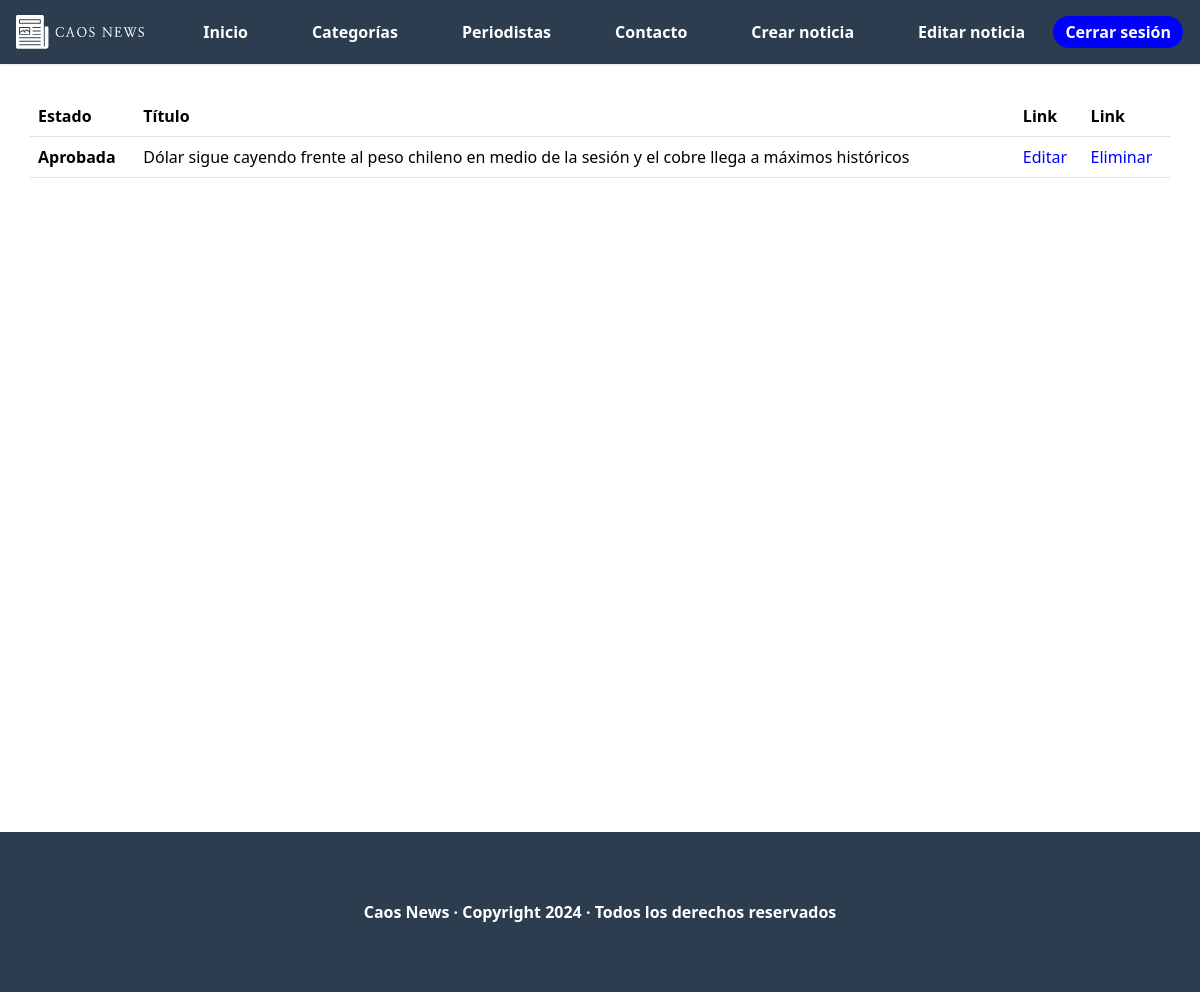
Before: /lista_noticias_publicadas (signed in) with the older database file.
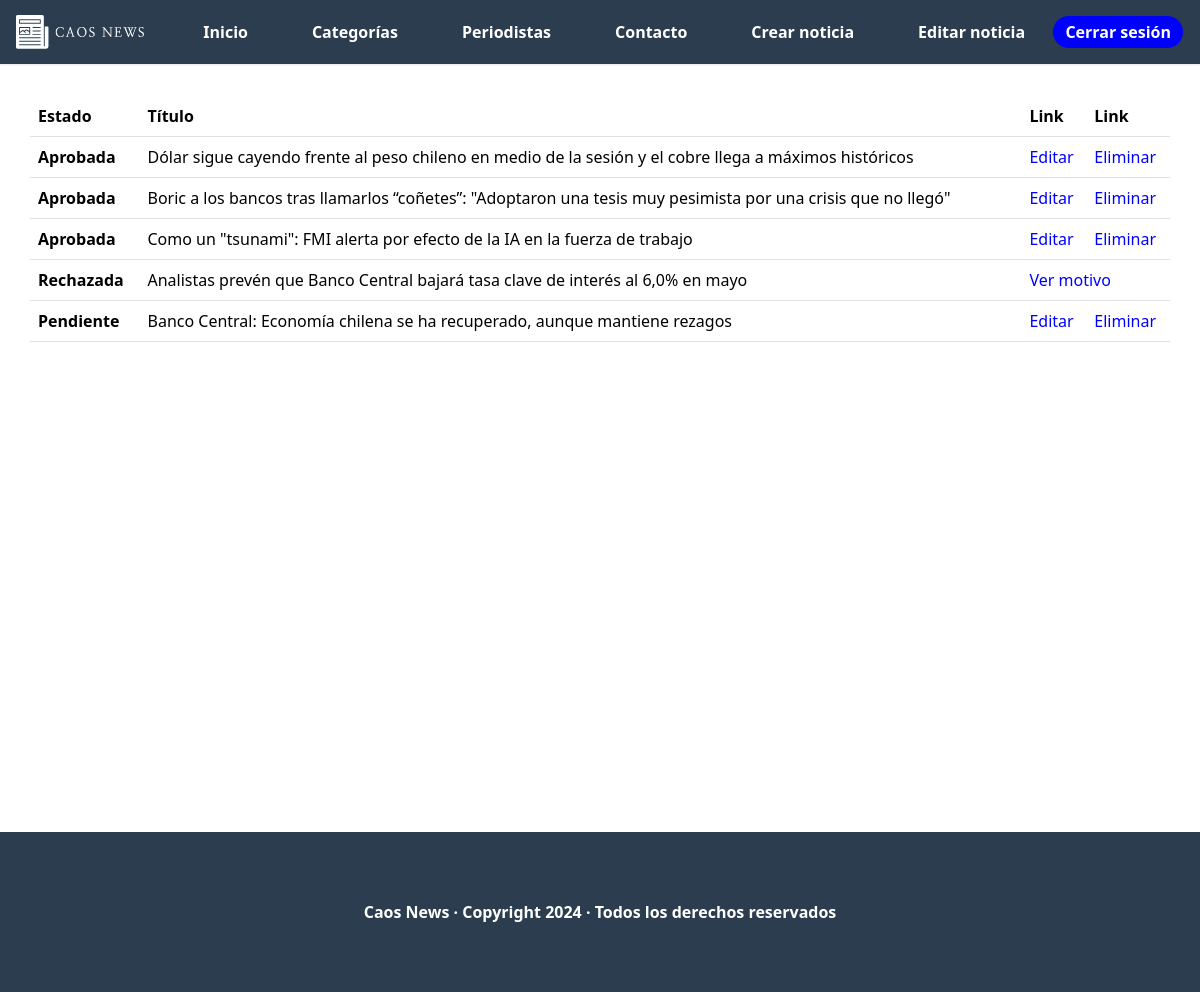
After: the same page with the newer database file.
### core/models.py (models this page shows, shortened)
class Noticia(models.Model):
    titulo = models.CharField(max_length=100, unique=True)
    ubicacion = models.CharField(max_length=50)
    fecha = models.DateField(auto_now=True)
    portada = models.ImageField(upload_to='portadas_noticias', blank=False, default='portada.jpg')
    cuerpo = models.TextField()
    id_autor = models.ForeignKey(User, on_delete=models.CASCADE)
    id_categoria = models.ForeignKey(CategoriaNoticia, on_delete=models.RESTRICT)
    id_estado_noticia = models.ForeignKey(EstadoNoticia, on_delete=models.RESTRICT)

class EstadoNoticia(models.Model):
    descripcion = models.CharField(max_length=30)

### core/views.py (the view)
# urls.py: path('lista_noticias_publicadas', lista_noticias_publicadas, name='lista_noticias_publicadas'),
@login_required
@permission_required('core.change_noticia')
def lista_noticias_publicadas(request):
    id = request.user.id
    list_noticias = Noticia.objects.filter(id_autor=id)
    aux = {
        'lista_noticias' : list_noticias
    }
    aux['mensaje'] = id
    return render(request, 'core/paginas/periodista/lista_noticias_publicadas.html', aux)

### core/templates/core/paginas/periodista/lista_noticias_publicadas.html
{% extends 'core/base.html'%}
{% load static %}
{% block estilo %}
  <link rel="stylesheet" href="{% static 'core/css/lista_noticias_publicadas.css' %}">
{% endblock %}
{% block content %}
  <main>
    <table class="table container">
      <thead>
        <tr>
          <th scope="col">Estado</th>
          <th scope="col">Título</th>
          <th scope="col">Link</th>
          <th scope="col">Link</th>
        </tr>
      </thead>
      <tbody>
        {% for noticia in lista_noticias %}
          <tr>
            <th scope="row">{{noticia.id_estado_noticia.descripcion}}</th>
            <td>{{noticia.titulo}}</td>
            {% if noticia.id_estado_noticia.id != 3 %}
              <td class="link"><a href="{% url 'editar_noticia' noticia.id %}">Editar</a></td>
              <td class="link"><a href="{% url 'eliminar_noticia' noticia.id %}">Eliminar</a></td>
            {% else %}
              <td class="link" colspan="2"><a href="{% url 'noticia_rechazada' noticia.id %}">Ver motivo</a></td>
            {% endif %}
          </tr>
        {% endfor %}
      </tbody>
    </table>
  </main>
{% endblock %}

### core/templates/core/base.html (shortened to what this page needs)
{% load static %}
<!DOCTYPE html>
<html lang="es">
<head>
  <link href="https://cdn.jsdelivr.net/npm/bootstrap@5.3.3/dist/css/bootstrap.min.css" rel="stylesheet"
>
  <link rel="stylesheet" href="{% static 'core/css/header.css' %}">
  <link rel="stylesheet" href="{% static 'core/css/footer.css' %}">
  {% block estilo %}
  {% endblock %}
</head>
<body>
  <header class="main-header">
    <div class="main-header_content">
      <a href="{% url 'index' %}"><img src="{% static 'core/img/logo-light.svg' %}" class="logo" alt="Logo Caos News"></a>
      {% if user.is_authenticated %}
      <form action="{% url 'logout' %}" class="login-button" method="POST" style="padding-top: 0;">
      <button class="button">Cerrar sesión</button>
      </form>
      {% else %}
        <a href="{% url 'login' %}" class="login-button"><button class="button">Inicia sesión</button></a>
      {% endif %}
      <nav id="main-menu" class="main-menu">
        <ul>
          <li><a href="{% url 'index' %}">Inicio</a></li>
          <li><a href="{% url 'lista_categorias' %}">Categorías</a></li>
          <li><a href="{% url 'lista_periodistas' %}">Periodistas</a></li>
          <li><a href="{% url 'contacto' %}">Contacto</a></li>
          {% for group in user.groups.all %}
            {% if group.name == 'Periodista' %}
              <li><a href="{% url 'crear_noticia' %}">Crear noticia</a></li>
              <li><a href="{% url 'lista_noticias_publicadas' %}">Editar noticia</a></li>
            {% endif %}
          {% endfor %}
        </ul>
      </nav>
    </div>
  </header>
  {% block content %}
  {% endblock %}
  <footer class="footer">
    <p>Caos News · Copyright 2024 · Todos los derechos reservados</p>
  </footer>
</body>
</html>

Changed rows visible on the page:
added Noticia: id_estado_noticia.descripcion "Aprobada", titulo "Boric a los bancos tras llamarlos “coñetes”: \"Adoptaron una tesis muy pesimista por una crisis que no llegó\"", shows "Editar"
added Noticia: id_estado_noticia.descripcion "Aprobada", titulo "Como un \"tsunami\": FMI alerta por efecto de la IA en la fuerza de trabajo", shows "Editar"
added Noticia: id_estado_noticia.descripcion "Rechazada", titulo "Analistas prevén que Banco Central bajará tasa clave de interés al 6,0% en mayo", shows "Ver motivo"
added Noticia: id_estado_noticia.descripcion "Pendiente", titulo "Banco Central: Economía chilena se ha recuperado, aunque mantiene rezagos", shows "Editar"
